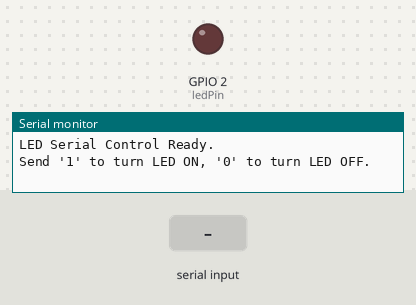
Bench run of a sketch on a simulated ESP32. On the bench: output pins drawn as LEDs (lit = HIGH), the last lines printed to the serial monitor. Inputs (shaded band) come from the test bench.

Above: at 1.2 s.
1.3 s: "1" received over Serial
At 2.1 s:
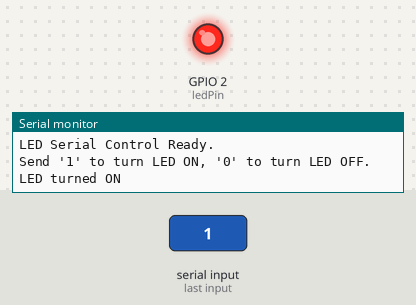
2.8 s: "0" received over Serial
At 3.2 s:
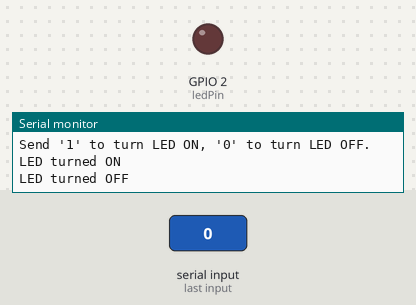
Timing chart, 0 to 5.8 s (numbered marks = the images above; inputs shaded):
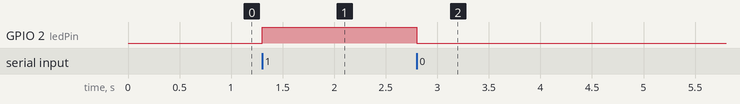

The sketch:

Act2_1.ino
```cpp
//Carl Jayson Eli Bonaobra
//CPE4A
// ===== Activity 2.1: LED Control Using Serial Communication =====

const int ledPin = 2;

void setup() {
  Serial.begin(115200);
  pinMode(ledPin, OUTPUT);
  digitalWrite(ledPin, LOW);

  Serial.println("LED Serial Control Ready.");
  Serial.println("Send '1' to turn LED ON, '0' to turn LED OFF.");
}

void loop() {
  if (Serial.available() > 0) {
    char command = Serial.read();

    if (command == '1') {
      digitalWrite(ledPin, HIGH);
      Serial.println("LED turned ON");
    }
    else if (command == '0') {
      digitalWrite(ledPin, LOW);
      Serial.println("LED turned OFF");
    }
    // Ignore other characters (like newline '\n' or carriage return '\r')
  }
}
```

Measured:
- after the input at 1.3 s, GPIO 2 (ledPin): LOW → HIGH at once
- after the input at 2.8 s, GPIO 2 (ledPin): HIGH → LOW at once
